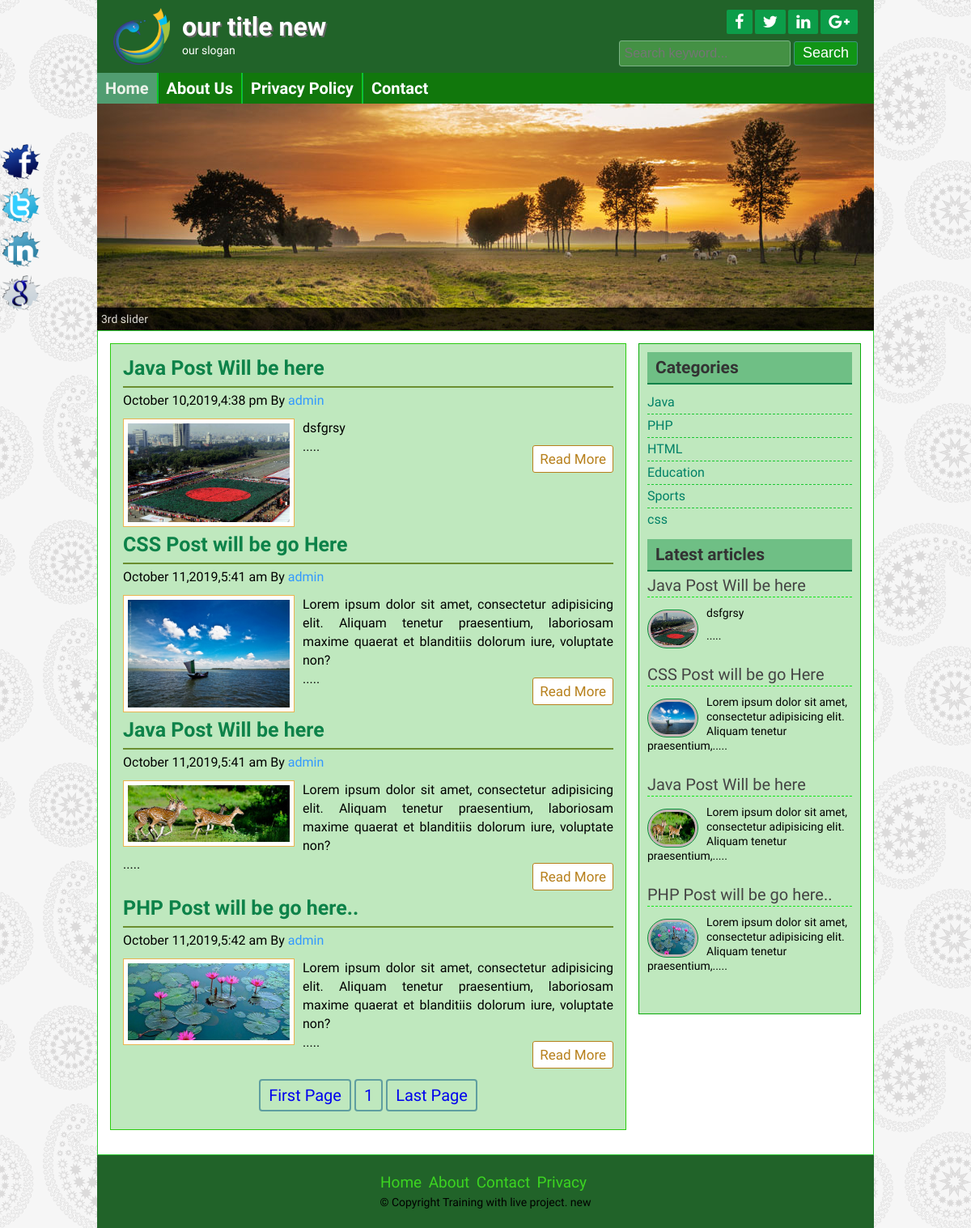
The page / on the database its author committed.
### tables this page shows
CREATE TABLE IF NOT EXISTS `title_slogan` (
  `id` int(11) NOT NULL AUTO_INCREMENT,
  `title` varchar(255) NOT NULL,
  `slogan` varchar(255) NOT NULL,
  `logo` varchar(255) NOT NULL,
  PRIMARY KEY (`id`)
);

CREATE TABLE IF NOT EXISTS `add_page` (
  `id` int(11) NOT NULL AUTO_INCREMENT,
  `name` varchar(255) NOT NULL,
  `body` text NOT NULL,
  PRIMARY KEY (`id`)
);

CREATE TABLE IF NOT EXISTS `tbl_post` (
  `id` int(11) NOT NULL AUTO_INCREMENT,
  `cat` bigint(20) DEFAULT NULL,
  `titel` varchar(255) NOT NULL,
  `body` text NOT NULL,
  `image` varchar(255) NOT NULL,
  `author` varchar(50) NOT NULL,
  `tags` varchar(255) NOT NULL,
  `date` timestamp NOT NULL,
  `userid` int(11) NOT NULL,
  PRIMARY KEY (`id`),
  KEY `tbl_post_cat_foreign` (`cat`)
);

CREATE TABLE IF NOT EXISTS `tbl_category` (
  `id` bigint(20) NOT NULL AUTO_INCREMENT,
  `name` varchar(50) NOT NULL,
  PRIMARY KEY (`id`)
);

CREATE TABLE IF NOT EXISTS `tbl_footer` (
  `id` int(11) NOT NULL AUTO_INCREMENT,
  `name` varchar(255) NOT NULL,
  PRIMARY KEY (`id`)
);

### lib/Database.php (called while the page is built, shortened)
<?php
Class Database{
	public $host   = DB_HOST;
	public $user   = DB_USER;
	public $pass   = DB_PASS;
	public $dbname = DB_NAME;
	public $link;
	public function connectDB(){
	$this->link = new mysqli($this->host, $this->user, $this->pass, $this->dbname);
 }
	public function select($sql){
		$result = $this->link->query($sql) or die($this->link->error.__LINE__);
		if($result->num_rows > 0){
			return $result;
		} else {
			return false;
		}
	}
}

### helpers/Format.php (called while the page is built, shortened)
<?php
$path=dirname(realpath(__FILE__));
include_once $path.'/../lib/Database.php';
class Format
{
	public function formateDate($date){
      return date('F j,Y,g:i a',strtotime($date));
	}
	public function textShorten($text, $limit = 400){
		$text = $text." ";
		$text = substr($text,0,$limit);
		$text = substr($text, 0, strrpos($text," "));
		$text=$text.".....";
		return $text;
	}
	public function title(){
       $data=$_SERVER['SCRIPT_FILENAME'];
       $data=basename($data, '.php');
       $data = ucfirst($data);
      if ($data == 'Index') {
      	return "Home";
      }else{
      	return $data;
      }
	}
}
?>

### index.php (the view, shortened to what this page needs)
<?php include 'inc/header.php';?>
<?php include "inc/slider.php";?>
<?php
$per_page=4;
if (isset($_GET["page"])) {
	$page=$_GET["page"];
}  else {
	$page=1;
}
$start_form=($page-1)*$per_page;
?>
	<div class="contentsection contemplete clear">
		<div class="maincontent clear">
	  <?php
        $query="Select * from tbl_post limit $start_form,$per_page";
          $post=$db->select($query);
          if($post){
         while($result=$post->fetch_assoc()){
		?>
			<div class="samepost clear">
	<h2><a href="post.php?id=<?php echo $result['id'];?>"><?php echo $result['titel'];?></a></h2>
    <h4><?php echo $fm->formateDate($result['date']);?> By <a href="#"><?php echo $result['author'];?></a></h4>
	<a href="#"><img src="admin/<?php echo $result['image'];?>" alt="post image"/></a>
	<?php echo $fm->textShorten($result['body']);?>
		<div class="readmore clear">
					<a href="post.php?id=<?php echo $result['id'];?>">Read More</a>
				</div>
			</div>
<?php }?>
<?php
$query="SELECT * from tbl_post";
$result=$db->select($query);
$total_rows=mysqli_num_rows($result);
$total_pages = ceil($total_rows/$per_page);?>
<div class="item1">
<?php
echo "<span class='pagination'><a href='index.php?page=1'>".'First Page'."</a>";
for($i=1; $i<=$total_pages; $i++){
echo "<span class='pagination'><a href='index.php?page=".$i."'>".$i."</a></span>";
}
 echo  "<span class='pagination'><a href='index.php?page=$total_pages'>".'Last Page'."</a></span>";?>
</div>
<?php  } else { header("Location:404.php"); }
?>
		</div>
		<?php  include "inc/sidebar.php";?>
	   <?php include "inc/footer.php";?>

### inc/header.php (shortened to what this page needs)
<?php
	$path= dirname(realpath(__FILE__));
	include $path.'/../lib/Database.php';
	include $path.'/../helpers/Format.php';
	$db = new Database();
	$fm = new Format();
?>
<!DOCTYPE html>
<html>
<head>
	<?php include 'scripts/css.php';?>
</head>
<body>
<div class="headersection templete clear">
<a href="index.php">
	<div class="logo">
		<?php
		$query="SELECT * from  title_slogan where id='1'";
		$result=$db->select($query);
		if ($result) {
			$data=$result->fetch_assoc();
			?>
			<img src="admin/<?php echo $data['logo'];?>" alt="Logo"/>
			<h2><?php echo $data['title'];?></h2>
			<p><?php echo $data['slogan'];?></p>
		<?php }?>
	</div>
</a>
<div class="social clear">
	<div class="icon clear">
		<a href="#" target="_blank"><i class="fa fa-facebook"></i></a>
		<a href="#" target="_blank"><i class="fa fa-twitter"></i></a>
		<a href="#" target="_blank"><i class="fa fa-linkedin"></i></a>
		<a href="#" target="_blank"><i class="fa fa-google-plus"></i></a>
	</div>
	<div class="searchbtn clear">
		<form action="search.php" method="GET">
			<input type="text" name="search" placeholder="Search keyword..."/>
			<input type="submit" name="submit" value="Search"/>
		</form>
	</div>
</div>
</div>
<div class="navsection templete">
<ul>
	<li><a  <?php if ($fm->title()=='Home') {
		echo 'id="active"';
	}?> href="index.php">Home</a></li>
	<?php
	$sql="SELECT * from add_page";
	$pages=$db->select($sql);
	if ($pages) {
		while ($result=$pages->fetch_assoc()) {
			?>
			<li><a <?php
			if (isset($_GET['pageid']) && $_GET['pageid']==$result['id']) {
				echo 'id="active"';
			}
			?> href="about.php?pageid=<?php echo $result['id'];?>"><?php echo $result['name'];?></a></li>
		<?php } }?>
		<li><a <?php if ($fm->title()=='Contact') {
			echo 'id="active"';
		}?> href="contact.php">Contact</a></li>
	</ul>
</div>

### inc/sidebar.php
<div class="sidebar clear">
	<div class="samesidebar clear">
		<h2>Categories</h2>
		<ul>
			<?php
			$query="SELECT * from tbl_category";
			$category = $db->select($query);
			if($category){
				while($result=$category->fetch_assoc()){
					?>
					<li><a href="posts.php?c=<?php echo $result['id'];?>"><?php echo $result['name'];?></a></li>
				<?php } } else { ?>
					<li>NO Category Created</a></li>
				<?php }?>
			</ul>
		</div>
		<div class="samesidebar clear">
			<h2>Latest articles</h2>
			<?php
			$query="SELECT * from tbl_post limit 5";
			$post=$db->select($query);
			if($post){
				while($result=$post->fetch_assoc()){
					?>
					<div class="popular clear">
						<h3><a href="post.php?id=<?php echo $result['id'];?>"> <?php echo $result['titel'];?></h3>
							<a href="post.php?id=<?php echo $result['id'];?>"><img src="admin/<?php echo $result['image'];?>" alt="post image"/> </a>
							<p><?php echo $fm->textShorten($result['body'],100); ?> </p>
						</div>
					<?php } } else { header ("location:404.php");}?>
				</div>
			</div>

### inc/footer.php (shortened to what this page needs)
</div>
	<div class="footersection templete clear">
	  <div class="footermenu clear">
		<ul>
			<li><a href="#">Home</a></li>
			<li><a href="#">About</a></li>
			<li><a href="#">Contact</a></li>
			<li><a href="#">Privacy</a></li>
		</ul>
	  </div>
    <?php
$query="SELECT * from tbl_footer where id='1' ";
$data=$db->select($query);
if ($data) {
    while ($result=$data->fetch_assoc()) {
?>
	  <p>&copy; <?php echo $result['name'];?> </p>
<?php } }?>
	</div>
	<div class="fixedicon clear">
		<a href="http://www.facebook.com"><img src="images/fb.png" alt="Facebook"/></a>
		<a href="http://www.twitter.com"><img src="images/tw.png" alt="Twitter"/></a>
		<a href="http://www.linkedin.com"><img src="images/in.png" alt="LinkedIn"/></a>
		<a href="http://www.google.com"><img src="images/gl.png" alt="GooglePlus"/></a>
	</div>
</body>
</html>

### theme/green.css (style rules this page uses)
.headersection { background: #216329 none repeat scroll 0 0; }
.icon a { background: #0c9d49 none repeat scroll 0 0; }
input[type="submit"] { background: #119516 none repeat scroll 0 0; }
.searchbtn input[type="text"] { border: 1px solid #7CB386; background: #449144; }
.searchbtn input[type="submit"] { border: 1px solid #3e9781; }
.navsection { background: none repeat scroll 0 0 #11770c; }
.navsection ul li a:hover, #active { background: #519D71; color: #ecf2ea; }
.navsection ul li { border-left: 1px solid #0db35a; border-right: 1px solid #0bd009; }
.footersection { background: #216329; }
.footermenu ul li a { color: #3CD521; }
.maincontent { background: #bfe8be none repeat scroll 0 0; border: 1px solid #2acc0e; }
.samepost h2, .about h2 { border-bottom: 2px solid #6b8e30; color: #11ac17; }
.sidebar { background: #bfe8be none repeat scroll 0 0; border: 1px solid #0cac0b; }
.samesidebar h2 { background: #6fbf85 none repeat scroll 0 0; border-bottom: 2px solid #0d8249; }
.samesidebar ul li a { color: #008167; }
.samesidebar ul li { border-bottom: 1px dashed #1cc833; }
.popular h3 { border-bottom: 1px dashed #11e619; }
.popular img { background: #c4b4b4 none repeat scroll 0 0; border: 1px solid #07913a; }
.contentsection { background: #ffffff none repeat scroll 0 0; border: 1px solid #2fca35; }
.headersection { background: #216329 none repeat scroll 0 0; color: #fff; }
.samepost h2 a { color: #0d8249; text-decoration: none; }

### rows shown on the page
title_slogan: logo (picture), title "our title new", slogan "our slogan"
add_page: name "About Us"
add_page: name "Privacy Policy"
tbl_post: titel "Java Post Will be here", date "October 10,2019,4:38 pm", author "admin", image (picture), body "dsfgrsy ....."
tbl_post: titel "CSS Post will be go Here", date "October 11,2019,5:41 am", author "admin", image (picture), body "Lorem ipsum dolor sit amet, consectetur adipisicing elit. Aliquam tenetur praesentium, laboriosam maxime quaerat et blanditiis dolorum iure, voluptate non? .....", body "Lorem ipsum dolor sit amet, consectetur adipisicing elit. Aliquam tenetur praesentium,....."
tbl_post: titel "Java Post Will be here", date "October 11,2019,5:41 am", author "admin", image (picture), body "Lorem ipsum dolor sit amet, consectetur adipisicing elit. Aliquam tenetur praesentium, laboriosam maxime quaerat et blanditiis dolorum iure, voluptate non? .....", body "Lorem ipsum dolor sit amet, consectetur adipisicing elit. Aliquam tenetur praesentium,....."
tbl_post: titel "PHP Post will be go here..", date "October 11,2019,5:42 am", author "admin", image (picture), body "Lorem ipsum dolor sit amet, consectetur adipisicing elit. Aliquam tenetur praesentium, laboriosam maxime quaerat et blanditiis dolorum iure, voluptate non? .....", body "Lorem ipsum dolor sit amet, consectetur adipisicing elit. Aliquam tenetur praesentium,....."
tbl_category: name "Java"
tbl_category: name "PHP"
tbl_category: name "HTML"
tbl_category: name "Education"
tbl_category: name "Sports"
tbl_category: name "css"
tbl_footer: name "Copyright Training with live project. new"
